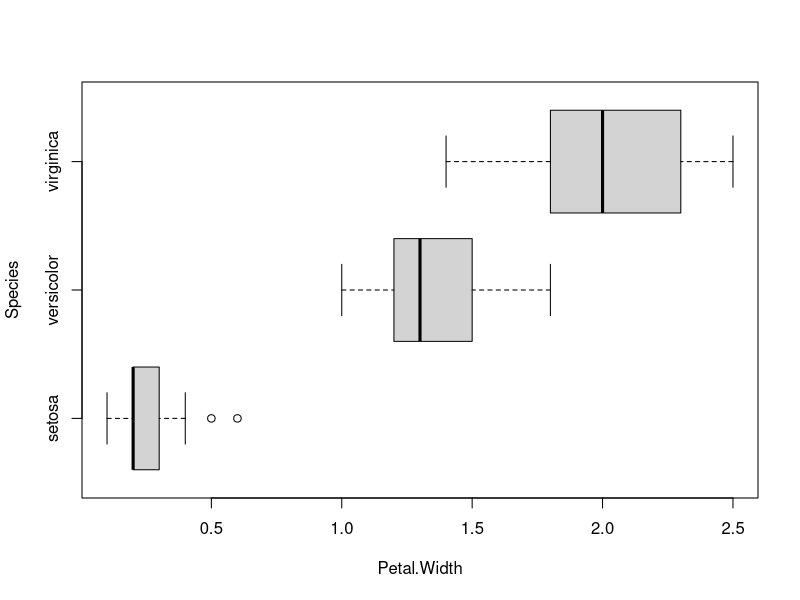
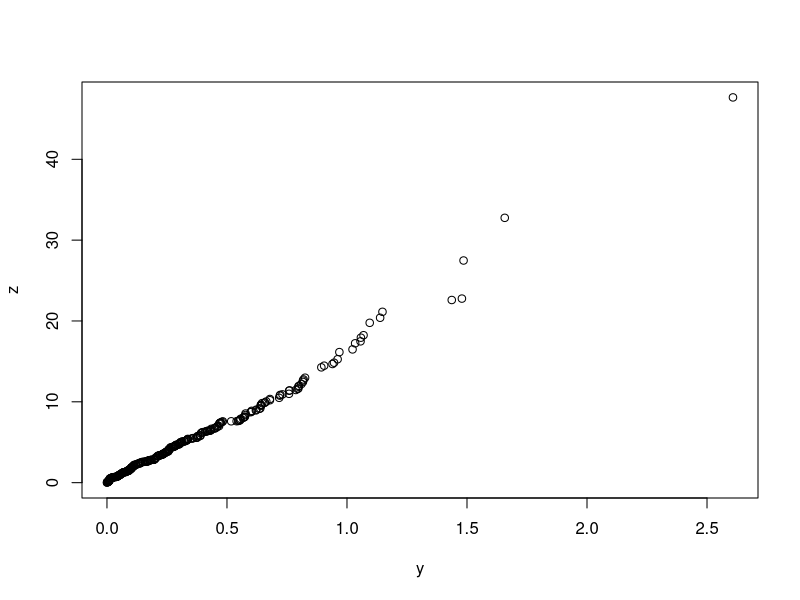
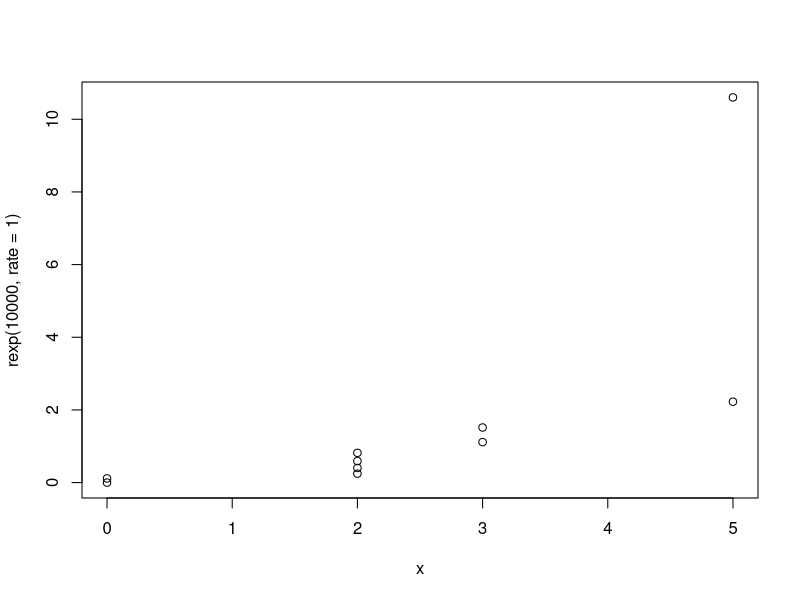
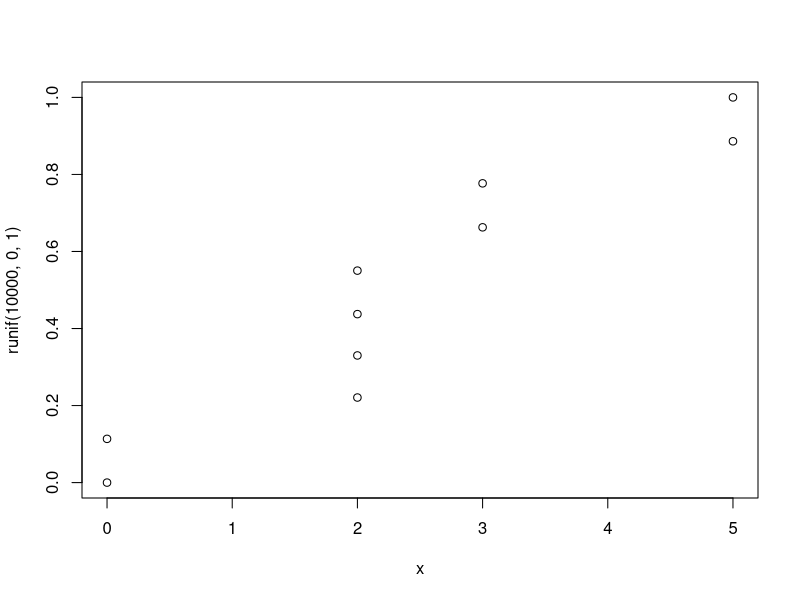

Here is the R script that generated these plots, in order:
## 1.d

x <- c(2,2,2,5,3,0,0,2,3,5)
mean(x, trim = 0.25)


wins <- function(x,p) {
  ((p+1)*x[1]+sum(x[2:length(x)-1])+(p+1)*x[length(x)])/length(x)
}
wins(x,2)

## 2.b

# 1
MAD <- function(x) {
  mean <- mean(x)
  deviations <- x - mean
  mean(abs(deviations))
}

MAD(cars$speed)
MAD(cars$dist)

# 2
MAD2 <- function(x) {
  median <- median(x)
  deviations <- x - median
  mean(abs(deviations))
}

MAD2(cars$speed)
MAD2(cars$dist)

## 3.c
boxplot(Petal.Width~Species, data=iris, horizontal = T)

# we can see that the highest widths has viginica while 25% of virginica irises have similar petal width with versicolor
#, which in its place has a median width of ~1.3. Setosa irises have the smallest petal widths with two outlier observations, 
# 50% of setosa observations have ~0.25-0.35 petal width, etc.

## 4.b
quant <- function(x,y) {
  quantile(x,y)
}
quant(x,0.21)

## 5.c.1
quant(dnorm(x, mean=2, sd = 3),0.1)

## 5.c.2
quantile(dexp(x, rate = 2.5),c(0.1,0.2,0.3,0.4,0.5,0.6,0.7,0.8,0.9))

## 6.b.1
y <- rexp(300,rate=3)
z <- rexp(400,rate=0.2)
qqplot(y,z)

## 6.b.2
qqexp <- function(x) {
  qqplot(x,rexp(10000,rate=1))
}
qqexp(x)

qqunif <- function(x) {
  qqplot(x,runif(10000,0,1))
}
qqunif(x)